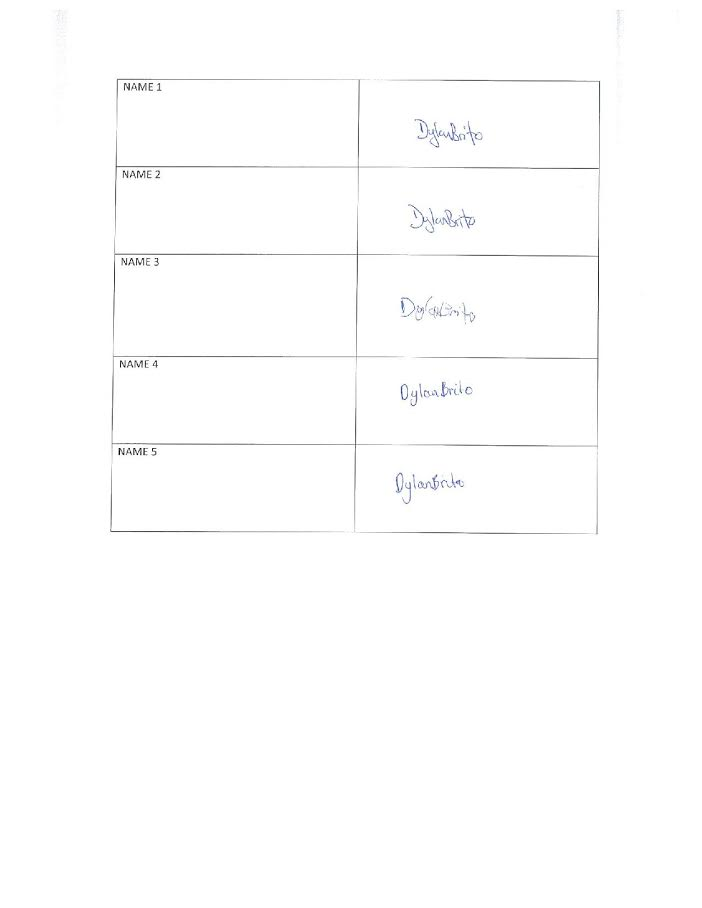
#> input picture TemplateTest/form2.jpg, 702 x 908 px
$ python temp.py
#> lines starting #> are read from the running program, lines starting #| are printed output that depends on the picture
# -*- coding: utf-8 -*-
"""
Spyder Editor

This is a temporary script file.
"""

import cv2
import numpy as np
"""
#img = cv2.imread("sample.jpg")
#gray_img = cv2.cvtColor(img, cv2.COLOR_BGR2GRAY)

image1 = cv2.imread("list.jpg", cv2.IMREAD_GRAYSCALE)
#image2 = cv2.imread("try.jpg", cv2.IMREAD_GRAYSCALE)


#_, threshold = cv2.threshold(template, 155, 255, cv2.THRESH_BINARY)

adapt_t = cv2.adaptiveThreshold(image1, 255, cv2.ADAPTIVE_THRESH_MEAN_C, cv2.THRESH_BINARY, 11, 5)

'''
w, h = template.shape[::-1]

result = cv2.matchTemplate(gray_img, template, cv2.TM_CCOEFF_NORMED)
loc = np.where(result >= 0.9)

for pt in zip(*loc[::-1]):
    cv2.rectangle(img, pt, (pt[0]+w, pt[1]+h), (0, 255, 0), 3)

'''
cv2.imshow("img", image1)

#cv2.imshow("result", result)
#cv2.waitKey(0)
#cv2.destroyAllWindows()


img1 = cv2.imread("list.jpg", cv2.IMREAD_GRAYSCALE)
img2 = cv2.imread("try.jpg", cv2.IMREAD_GRAYSCALE)

orb = cv2.ORB_create()
kp1, des1 = orb.detectAndCompute(img1, None)
kp2, des2 = orb.detectAndCompute(img2, None)

bf = cv2.BFMatcher(cv2.NORM_HAMMING, crossCheck = True)
matches = bf.match(des1, des2)

matching_results = cv2.drawMatches(img1, kp1, img2, kp2, matches, None)

print (len(matches))

#cv2.imshow("matchingResults", matching_results)
"""

image = cv2.imread("form2.jpg")
#> image is the input picture: shape (908, 702, 3); mean B, G, R 253.7, 253.7, 253.7
height, width = image.shape[:2]
#> height = 908; width = 702

i = 1
name = "name"
r1 = .10
r2 = .20

while (r2 < 0.7):

    start_row, start_col = int(height * r1), int(width * .51)

    end_row, end_col = int(height * r2), int (width * .80)

    #start_row, start_col = int(height * .10), int(width * .51)

    #end_row, end_col = int(height * .20), int (width * .80)

    cropped = image[start_row:end_row, start_col:end_col]

    #cv2.imshow("img", cropped)
    name +=str(i)+".jpg"
    cv2.imwrite(name, cropped)
    name = "name"
    i+=1
    r1 += 0.1
    r2 += 0.1
#> this loop made 5 passes
#> pass 1, `cropped = image[start_row:end_row, start_col:end_col]`:
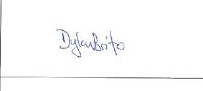
#> cropped: shape (91, 203, 3); mean B, G, R 251.2, 250.8, 250.7
#> pass 2, `cropped = image[start_row:end_row, start_col:end_col]`:
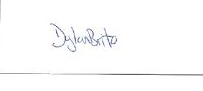
#> cropped: shape (91, 203, 3); mean B, G, R 251.7, 251.5, 251.3
#> pass 3, `cropped = image[start_row:end_row, start_col:end_col]`:
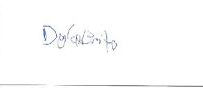
#> cropped: shape (91, 203, 3); mean B, G, R 252.3, 252.1, 252
#> after the loop, i = 6; r1 = 0.6; r2 = 0.7

#cv2.imshow("img", cropped)
#cv2.waitKey(0)
#cv2.destroyAllWindows()
